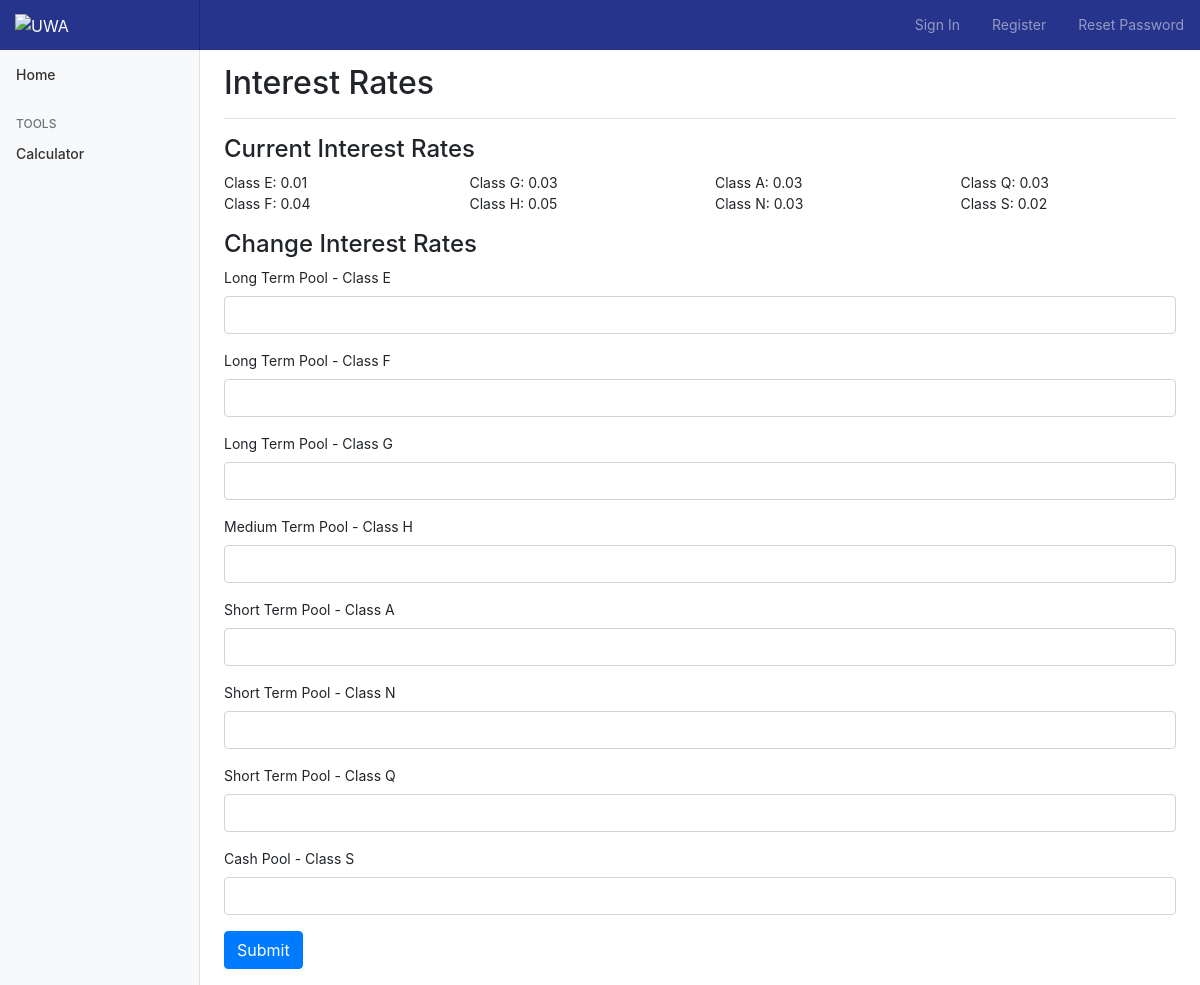
The page /admin on the database its author committed.
### app/models.py (models this page shows, shortened)
class InterestRates(db.Model):
    id = db.Column(db.Integer, primary_key=True)
    ClassE = db.Column(db.Float)
    ClassF = db.Column(db.Float)
    ClassG = db.Column(db.Float)
    ClassH = db.Column(db.Float)
    ClassA = db.Column(db.Float)
    ClassN = db.Column(db.Float)
    ClassQ = db.Column(db.Float)
    ClassS = db.Column(db.Float)

### app/routes.py (the view, shortened to what this page needs)
@app.route('/admin', methods=['GET', 'POST'])
def admin():
    form = InterestRatesForm()
    Interest = InterestRates.query.first()
    return render_template('admin.html', title='Admin', form=form, Interest=Interest)

### app/forms.py
class InterestRatesForm(FlaskForm):
    ClassE = StringField('Long Term Pool - Class E')
    ClassF = StringField('Long Term Pool - Class F')
    ClassG = StringField('Long Term Pool - Class G')
    ClassH = StringField('Medium Term Pool - Class H')
    ClassA = StringField('Short Term Pool - Class A')
    ClassN = StringField('Short Term Pool - Class N')
    ClassQ = StringField('Short Term Pool - Class Q')
    ClassS = StringField('Cash Pool - Class S')
    submit = SubmitField('Submit')

### app/templates/admin.html
{% extends "base.html" %}
{% import 'bootstrap/wtf.html' as wtf %}
{% block content %}
<main role="main" class="col-md-9 ml-sm-auto col-lg-10 px-4">
    <div class="d-flex justify-content-between flex-wrap flex-md-nowrap align-items-center pt-3 pb-2 mb-3 border-bottom">
        <h1 class="h2">Interest Rates</h1>
    </div>
		<h4>Current Interest Rates</h4>
        <div class="row mb-3">
          <div class="col">Class E: {{ Interest.ClassE }} <br> Class F: {{ Interest.ClassF }}  </div>
          <div class="col">Class G: {{ Interest.ClassG }}<br>  Class H: {{ Interest.ClassH }} </div>
          <div class="col">Class A: {{ Interest.ClassA }} <br> Class N: {{ Interest.ClassN }} </div>
          <div class="col">Class Q: {{ Interest.ClassQ }} <br> Class S: {{ Interest.ClassS }} </div>
        </div>
			<h4>Change Interest Rates</h4>
            <form class="form form-horizontal mb-3" method="post" role="form">
               {{ wtf.quick_form(form, action=".", method="post", extra_classes=None, role="form", form_type="basic", horizontal_columns=('lg', 2, 10), enctype=None, button_map={'submit':'primary'}, id="")}}
                </form>
</main>
{% endblock %}

### app/static/stylesheet.css (style rules this page uses)
body { font-size: .875rem; background-color: white; }
[role="main"] { padding-top: 48px; }

### rows shown on the page
InterestRates: ClassE "0.01", ClassF "0.04", ClassG "0.03", ClassH "0.05", ClassA "0.03", ClassN "0.03", ClassQ "0.03", ClassS "0.02"
